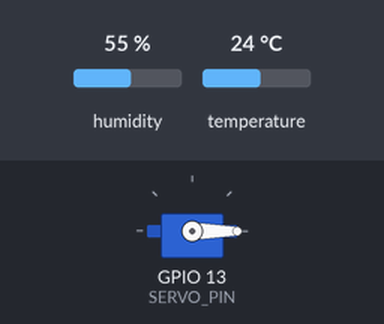
Recording of a sketch running on a simulated ESP32. Parts: servo. The test bench sets the inputs (shaded band); at power-on: humidity 55 %, temperature 24 °C. WiFi joins after 1.5 s; servers stay silent unless stated; uploads are accepted with an empty reply; what the sketch prints to the serial monitor is not drawn.

Above: at 2.7 s.
2.8 s: humidity set to 77 %
12.8 s: humidity set to 80 %
At 22.1 s:
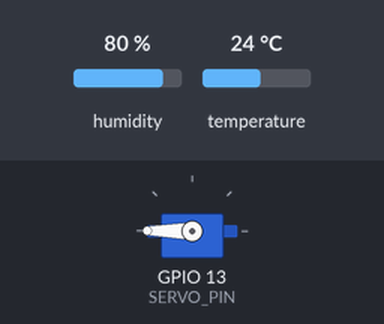
23.0 s: temperature set to 28 °C
At 32.1 s:
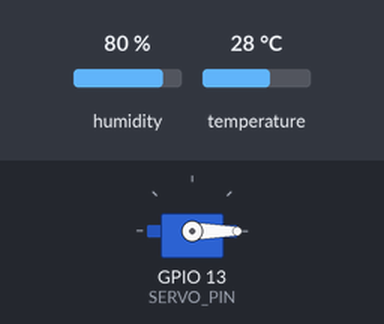
33.0 s: humidity set to 82 %
At 42.1 s:
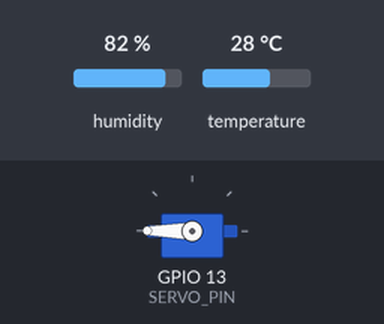
43.0 s: humidity set to 22 %
At 52.1 s:
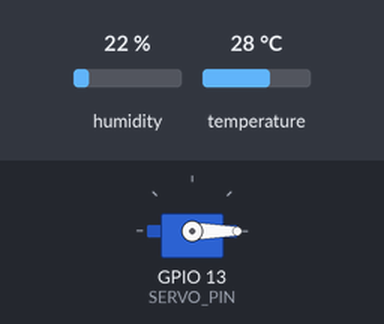
Timing chart, 0 to 53.6 s (numbered marks = the images above; inputs shaded):
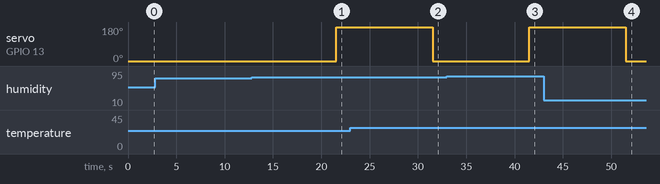

Measured:
- the behaviour switches between 78 and 79 % on humidity (found by bisection; images 0 and 1)
- the behaviour switches between 26 and 27 °C on temperature (found by bisection; images 1 and 2)
- the behaviour switches between 80 and 81 % on humidity (found by bisection; images 2 and 3)
- after the input at 2.8 s, every drawn part: stays the same
- after the input at 12.8 s, servo on GPIO 13 (SERVO_PIN): 0° → 180° after 8.7 s
- after the input at 23.0 s, servo on GPIO 13 (SERVO_PIN): 180° → 0° after 8.5 s
- after the input at 33.0 s, servo on GPIO 13 (SERVO_PIN): 0° → 180° after 8.5 s
- after the input at 43.0 s, servo on GPIO 13 (SERVO_PIN): 180° → 0° after 8.5 s

The sketch:

varal_perceptron.ino
```cpp
/*
 * Varal automático com Perceptron embarcado - ESP32
 * ---------------------------------------------------
 * Sensor DHT11 -> Perceptron (2 entradas) -> Servo -> POST HTTP (JSON) para PHP
 *
 * Bibliotecas (Gerenciador de Bibliotecas):
 *  - DHT sensor library (Adafruit) + Adafruit Unified Sensor
 *  - ESP32Servo
 *  - ArduinoJson (v7.x)
 *  WiFi.h e HTTPClient.h já vêm com o core do ESP32.
 */

#include <WiFi.h>
#include <HTTPClient.h>
#include <ArduinoJson.h>
#include <DHT.h>
#include <ESP32Servo.h>

// ===================== CONFIGURAÇÕES =====================
const char* WIFI_SSID     = "Becks";
const char* WIFI_PASSWORD = "12345678";
const char* SERVER_URL    = "http://192.168.0.100/varal/salvar.php";  // seu script PHP

#define DHT_PIN    4
#define DHT_TYPE   DHT11
#define SERVO_PIN  13

//angulos do servo motor
const int ANGULO_ESTENDIDO = 0;     // varal fora
const int ANGULO_RECOLHIDO = 180;   // varal no abrigo

const unsigned long INTERVALO_LEITURA_MS = 10000;  // lê e decide a cada 10 s
const unsigned long INTERVALO_ENVIO_MS   = 30000;  // envia ao servidor a cada 30 s

// ===================== PERCEPTRON =====================
// Entradas normalizadas: x1 = umidade/100, x2 = temperatura/40
// z = w1*x1 + w2*x2 + bias  ->  saída = 1 (chuva) se z > 0
float W_UMIDADE = 10.0f;   // umidade alta aumenta a chance de chuva
float W_TEMP    = -3.0f;   // temperatura alta reduz a chance de chuva
float BIAS      = -6.0f;   // limiar de decisão

// ===================== OBJETOS / ESTADO =====================
DHT dht(DHT_PIN, DHT_TYPE);
Servo servoVaral;

bool varalRecolhido = false;          // estado atual do servo
unsigned long ultimaLeitura = 0;
unsigned long ultimoEnvio   = 0;

float ultimaTemp = NAN, ultimaUmid = NAN;
float ultimaProb = 0.0f;
int   ultimaPredicao = 0;

// ===================== 1. LEITURA DO SENSOR =====================
bool lerSensor(float &temperatura, float &umidade) {
  umidade     = dht.readHumidity();
  temperatura = dht.readTemperature();
  if (isnan(umidade) || isnan(temperatura)) {
    Serial.println("[DHT] Falha na leitura do sensor.");
    return false;
  }
  return true;
}

// ===================== 2. PERCEPTRON =====================
float sigmoide(float z) {
  return 1.0f / (1.0f + expf(-z));
}

// Retorna 1 (chovendo/úmido -> recolher) ou 0 (seco -> estender).
// 'probabilidade' recebe a saída sigmoide (0..1), útil para log.
int preverPerceptron(float temperatura, float umidade, float &probabilidade) {
  float x1 = umidade / 100.0f;
  float x2 = temperatura / 40.0f;

  float z = (W_UMIDADE * x1) + (W_TEMP * x2) + BIAS;  // soma ponderada + viés

  probabilidade = sigmoide(z);          // sigmoide só informativa
  return (z > 0.0f) ? 1 : 0;            // função degrau (decisão)
}

// (Opcional) Treinamento simples pela regra do Perceptron.
// Chame uma vez no setup() se quiser ajustar os pesos com seus próprios dados.
// Cada amostra: {umidade %, temperatura °C, rótulo (1 = chuva, 0 = seco)}
void treinarPerceptron(const float dados[][3], int n, int epocas, float taxa) {
  for (int e = 0; e < epocas; e++) {
    for (int i = 0; i < n; i++) {
      float x1 = dados[i][0] / 100.0f;
      float x2 = dados[i][1] / 40.0f;
      int alvo = (int)dados[i][2];

      float z = W_UMIDADE * x1 + W_TEMP * x2 + BIAS;
      int saida = (z > 0.0f) ? 1 : 0;
      int erro = alvo - saida;

      W_UMIDADE += taxa * erro * x1;
      W_TEMP    += taxa * erro * x2;
      BIAS      += taxa * erro;
    }
  }
  Serial.printf("[TREINO] W_UMIDADE=%.3f W_TEMP=%.3f BIAS=%.3f\n", W_UMIDADE, W_TEMP, BIAS);
}

// ===================== 3. CONTROLE DO SERVO =====================
// Só move o servo se o estado mudar (evita vibração e desgaste).
void controlarVaral(int predicao) {
  bool deveRecolher = (predicao == 1);
  if (deveRecolher == varalRecolhido) return;

  servoVaral.write(deveRecolher ? ANGULO_RECOLHIDO : ANGULO_ESTENDIDO);
  varalRecolhido = deveRecolher;
  Serial.println(deveRecolher ? "[SERVO] Varal RECOLHIDO (180°)" : "[SERVO] Varal ESTENDIDO (0°)");
}

// ===================== 4. ENVIO HTTP =====================
bool enviarDados(float temperatura, float umidade, int predicao) {
  if (WiFi.status() != WL_CONNECTED) {
    Serial.println("[HTTP] Sem Wi-Fi, reconectando...");
    WiFi.reconnect();
    return false;
  }

  JsonDocument doc;
  doc["temperatura"] = temperatura;
  doc["umidade"]     = umidade;
  doc["predicao"]    = (predicao == 1) ? "Chovendo/Recolhido" : "Seco/Estendido";

  String payload;
  serializeJson(doc, payload);

  HTTPClient http;
  http.begin(SERVER_URL);
  http.addHeader("Content-Type", "application/json");
  int codigo = http.POST(payload);

  if (codigo > 0) {
    Serial.printf("[HTTP] Código %d | Resposta: %s\n", codigo, http.getString().c_str());
  } else {
    Serial.printf("[HTTP] Erro: %s\n", http.errorToString(codigo).c_str());
  }
  http.end();
  return (codigo >= 200 && codigo < 300);
}

// ===================== WI-FI =====================
void conectarWiFi() {
  Serial.printf("[WIFI] Conectando a %s", WIFI_SSID);
  WiFi.mode(WIFI_STA);
  WiFi.begin(WIFI_SSID, WIFI_PASSWORD);
  unsigned long inicio = millis();
  while (WiFi.status() != WL_CONNECTED && millis() - inicio < 20000) {
    delay(500);
    Serial.print(".");
  }
  if (WiFi.status() == WL_CONNECTED) {
    Serial.printf("\n[WIFI] Conectado! IP: %s\n", WiFi.localIP().toString().c_str());
  } else {
    Serial.println("\n[WIFI] Falha ao conectar (tentará novamente no envio).");
  }
}

// ===================== SETUP / LOOP =====================
void setup() {
  Serial.begin(115200);
  dht.begin();

  servoVaral.setPeriodHertz(50);
  servoVaral.attach(SERVO_PIN, 500, 2400);
  servoVaral.write(ANGULO_ESTENDIDO);  // começa estendido

  conectarWiFi();

  /* Exemplo de treino opcional:
  const float dados[][3] = {
    {45, 30, 0}, {55, 28, 0}, {65, 26, 0}, {70, 24, 0},
    {85, 24, 1}, {90, 22, 1}, {95, 20, 1}, {88, 26, 1}
  };
  treinarPerceptron(dados, 8, 200, 0.1f);
  */
  ultimaLeitura = millis() - INTERVALO_LEITURA_MS;
}

void loop() {
  unsigned long agora = millis();

  // Leitura + predição + servo
  if (agora - ultimaLeitura >= INTERVALO_LEITURA_MS) {
    ultimaLeitura = agora;

    float t, u;
    if (lerSensor(t, u)) {
      ultimaTemp = t;
      ultimaUmid = u;
      ultimaPredicao = preverPerceptron(t, u, ultimaProb);

      Serial.printf("[IA] T=%.1f°C U=%.1f%% | P(chuva)=%.2f -> %s\n",
                    t, u, ultimaProb, ultimaPredicao ? "RECOLHER" : "ESTENDER");

      controlarVaral(ultimaPredicao);
    }
  }

  // Envio periódico ao servidor PHP
  if (!isnan(ultimaTemp) && agora - ultimoEnvio >= INTERVALO_ENVIO_MS) {
    ultimoEnvio = agora;
    enviarDados(ultimaTemp, ultimaUmid, ultimaPredicao);
  }
}
```
